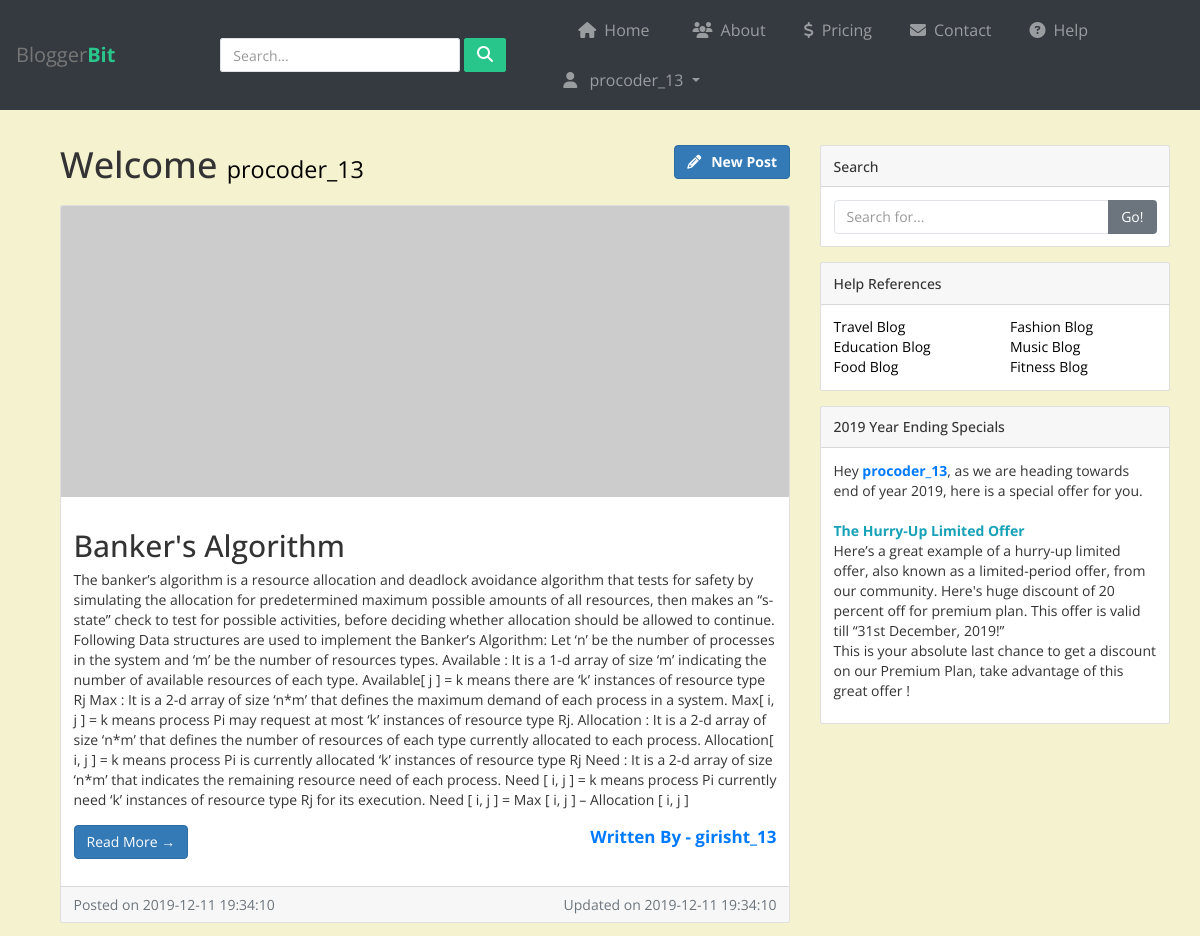
Page /dashboard (signed in, upper part) on the earlier database version.
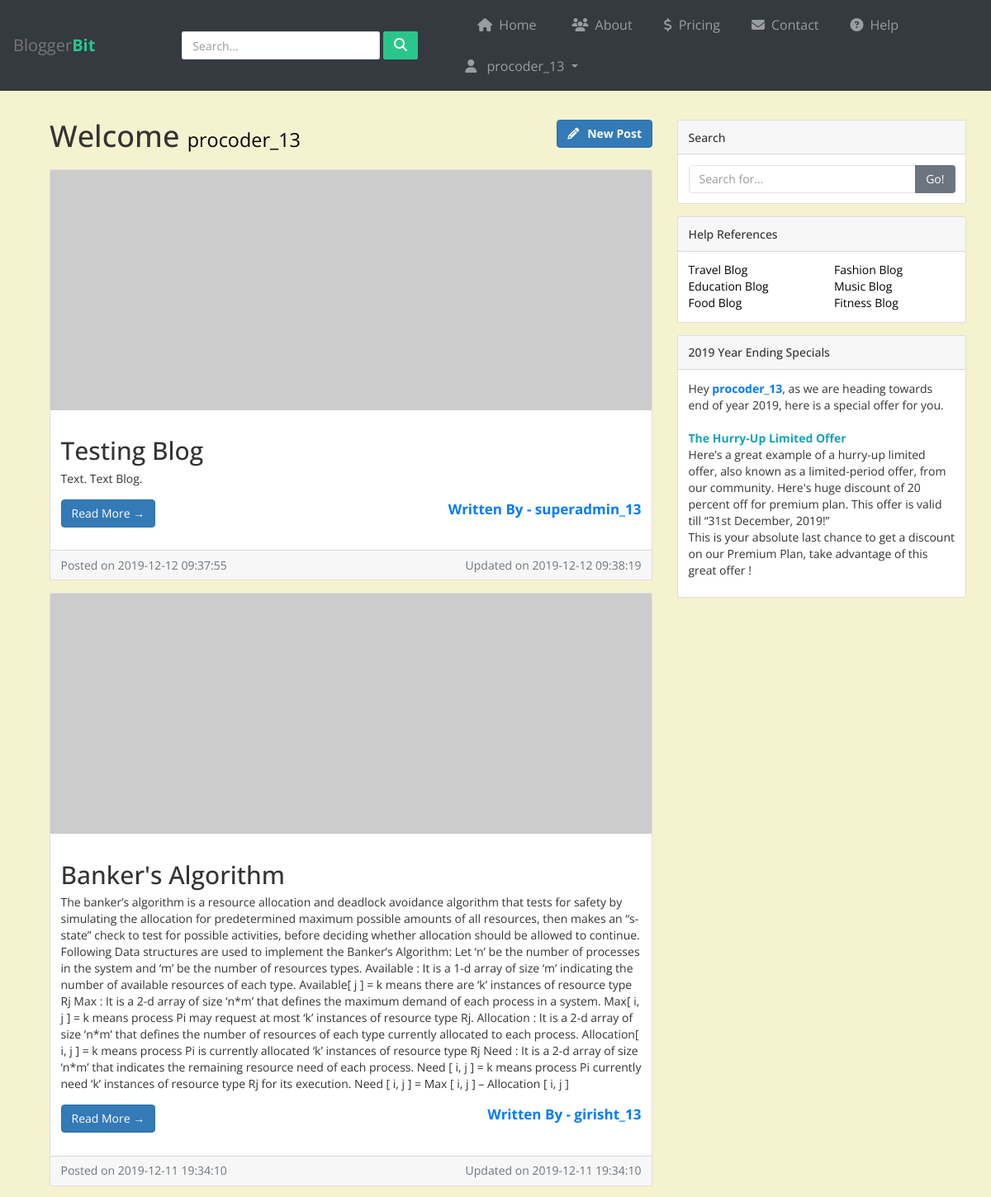
Same page on the later database version.
### app.py (models this page shows)
class Post(db.Model):
	pid = db.Column(db.Integer, primary_key=True)
	title= db.Column(db.String(80), nullable=False)
	author = db.Column(db.String(40), nullable=False)
	content = db.Column(db.String(100), nullable=False)
	created_on = db.Column(db.DateTime, nullable=False)
	last_updated = db.Column(db.DateTime, nullable=False)
	tags = db.Column(db.String(50), nullable=False)

### app.py (the view)
@app.route('/dashboard' , methods=['POST', 'GET'])
@is_logged_in
def dashboard():
	if 'logged_in' in session:
		posts = Post.query.filter(Post.author != session["username"]).order_by(Post.created_on.desc(), Post.last_updated.desc()).all()
		current_user_posts = Post.query.filter_by(author=session["username"]).all()
		for post in posts:
			post.created_on= str(post.created_on).split('.')[0]
			post.last_updated=str(post.last_updated).split('.')[0]
		return render_template("dashboard.html", username=session['username'], logged_in=session['logged_in'], posts=posts, current_user_posts=current_user_posts)
	else:
		return redirect(url_for('home'))

### app.py (called while the page is built)
def is_logged_in(f):
	@wraps(f)
	def wrap(*args, **kwargs):
		if 'logged_in' in session:
			return f(*args, **kwargs)
		else:
			flash('Unauthorized, Please Login !', category='danger')
			return redirect(url_for('home'))
	return wrap

### templates/dashboard.html (shortened to what the changed rows need)
{% extends "layout.html" %}
{% block content %}
<div class="container">
	{% if posts %}
	<div class="row">
        <div class="col-md-8">
            <div class="row mb-2">
                <div class="col-md-8">
        	        <h1 class="my-4">Welcome
        	          <small style="color: black;">{{username}}</small>
        	        </h1>
    	        </div>
		    </div>
        {% for post in posts %}
        <div class="card mb-4">
            <img class="card-img-top" src="http://placehold.it/750x300" alt="Card image cap">
            <div class="card-body">
                <h2 class="card-title">{{post.title}}</h2>
                <p class="card-text">{{post.content}}</p>
                <div class="row my-4">
                    <div class="col-md-6 pl-4">
                        <a href="/{{post.author}}/view/{{post.pid}}" class="btn btn-primary">Read More &rarr;</a>
                    </div>
                    <div class="col-md-6 text-right">
                        <p class="mb-0 text-primary" style="font-size: 17px;"><b>Written By - {{post.author}}</b></p>
                    </div>
                </div>
            </div>
            <div class="card-footer text-muted">
          	    <div class="row">
	          	    <div class="col-md-6">
                        Posted on {{post.created_on}}
	                </div>
                    <div class="col-md-6 text-right">
                        Updated on {{post.last_updated}}
                    </div>
                </div>
            </div>
        </div>
		{% endfor %}
      </div>
    </div>
	{% endif %}
	</div>
{% endblock %}

Differences in the rows shown:
added Post: title "Testing Blog", content "Text. Text Blog.", author "superadmin_13", created_on "2019-12-12 09:37:55", last_updated "2019-12-12 09:38:19"
